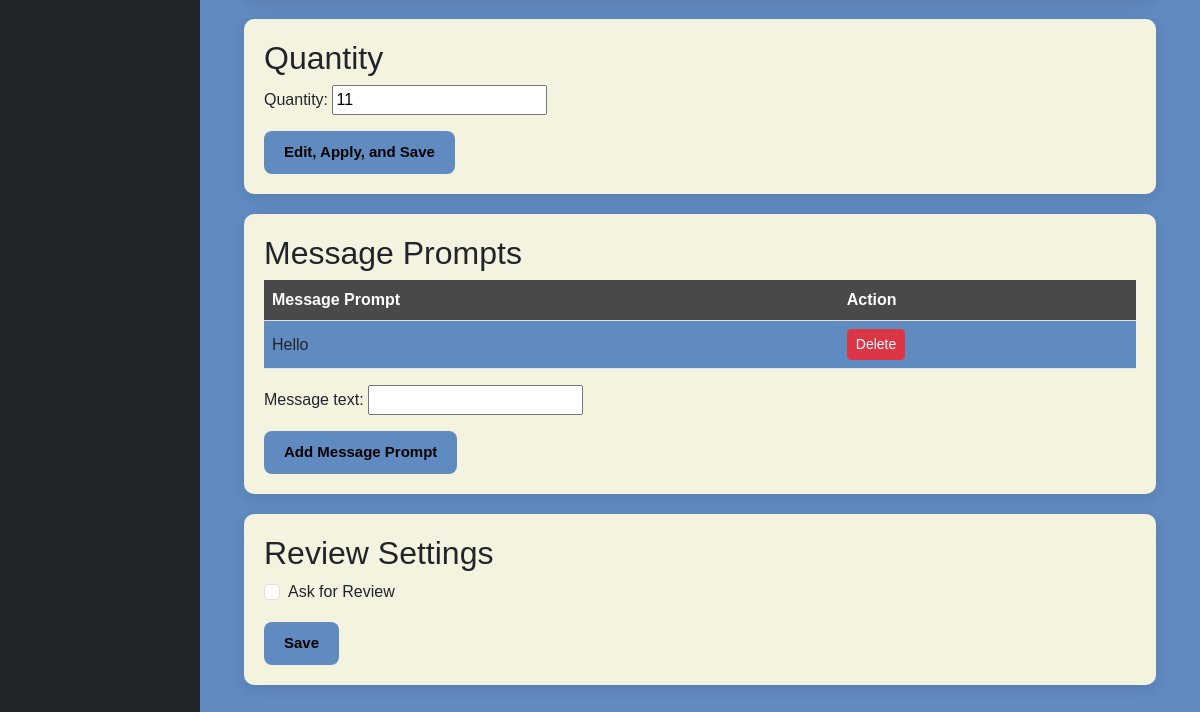
The page /setting/ (signed in, lower part) on the database as committed earlier.
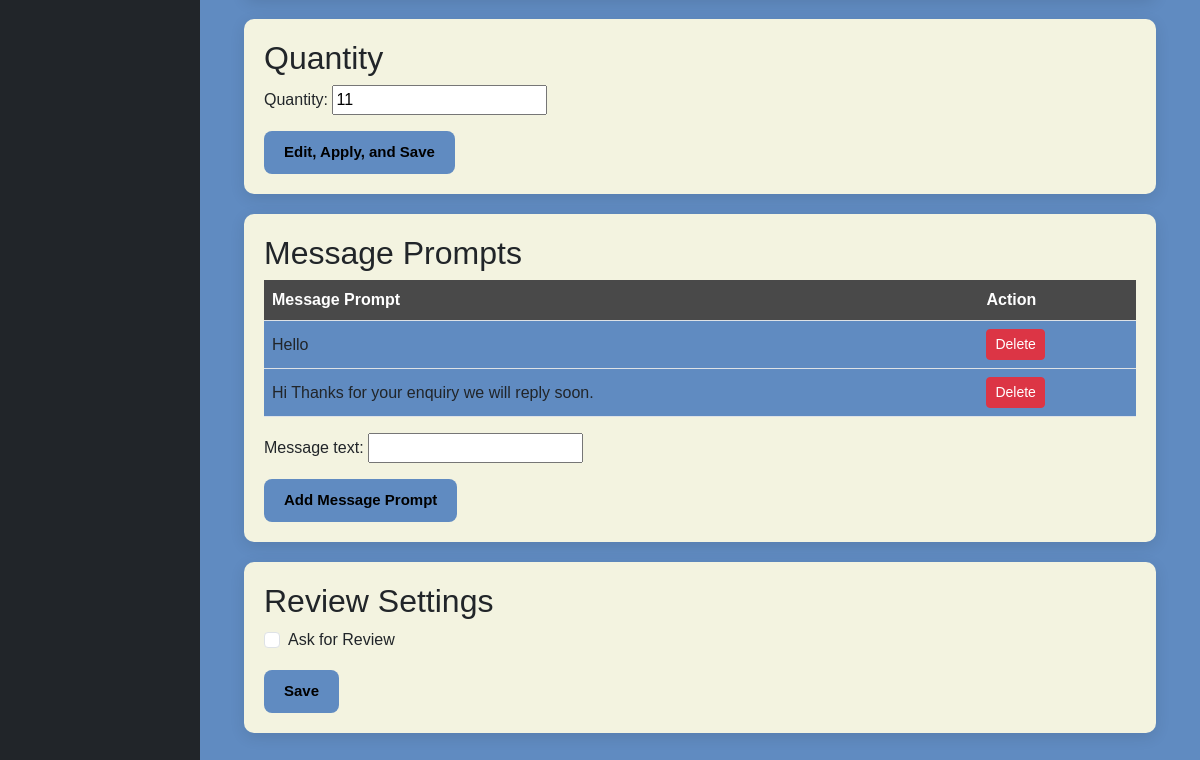
The same page on the database as committed later.
### accounts/models.py (models this page shows)
class MessagePrompt(models.Model):
    user = models.ForeignKey(User, on_delete=models.CASCADE)
    message_text = models.CharField(max_length=255)

### accounts/views.py (the view)
# urls.py: path('setting/', views.setting_view, name='setting'),
@login_required
def setting_view(request):
    try:
        indiamart_account = IndiaMartAccount.objects.get(user=request.user)
    except IndiaMartAccount.DoesNotExist:
        indiamart_account = None
    review_check, created = ReviewCheck.objects.get_or_create(user=request.user)
    schedules = ScheduleSettings.objects.filter(user=request.user)
    notifications = Notification.objects.filter(user=request.user).order_by('-timestamp')
    category_form = CategoryKeywordForm()
    rejected_form = RejectedKeywordForm()
    quantity_form = QuantityForm(instance=indiamart_account)
    message_prompts = MessagePrompt.objects.filter(user=request.user)
    message_prompt_form = MessagePromptForm()
    if request.method == 'POST':
        if indiamart_account:
            form = IndiaMartAccountForm(request.POST, instance=indiamart_account)
        else:
            form = IndiaMartAccountForm(request.POST)
        if form.is_valid():
            indiamart_account = form.save(commit=False)
            indiamart_account.user = request.user
            username = indiamart_account.indiamart_username
            password = indiamart_account.indiamart_password
            port_number = request.user.profile.port_number
            print((username, password, port_number))
            login_successful = login_to_indiamart(username, password, port_number)
            print('start')
            if login_successful:
                indiamart_account.save()
                return redirect('setting')
            else:
                return redirect('contact')
        if 'save_quantity' in request.POST:
            quantity_form = QuantityForm(request.POST, instance=indiamart_account)
            if quantity_form.is_valid():
                quantity_form.save()
                return redirect('setting')
        if 'add_category_keyword' in request.POST:
            category_form = CategoryKeywordForm(request.POST)
            if category_form.is_valid():
                new_keyword = category_form.save(commit=False)
                new_keyword.user = request.user
                new_keyword.save()
                return redirect('setting')
        if 'add_rejected_keyword' in request.POST:
            rejected_form = RejectedKeywordForm(request.POST)
            if rejected_form.is_valid():
                new_reject_keyword = rejected_form.save(commit=False)
                new_reject_keyword.user = request.user
                new_reject_keyword.save()
                return redirect('setting')
        if 'add_message_prompt' in request.POST:
            form = MessagePromptForm(request.POST)
            if form.is_valid():
                new_form = form.save(commit=False)
                new_form.user = request.user
                new_form.save()
                messages.success(request, "Message prompt added successfully.")
                return redirect('setting')
            else:
                messages.error(request, "Failed to add message prompt.")
        if 'review' in request.POST:
            review_check.ask_for_review = 'ask_for_review' in request.POST
            review_check.save()
            messages.success(request, "Review setting updated successfully.")
            return redirect('setting')
    else:
        form = IndiaMartAccountForm(instance=indiamart_account)
    context = {
        'form': form,
        'indiamart_account': indiamart_account,
        'schedules': schedules,
        'notifications': notifications,
        'quantity_form': quantity_form,
        'category_keywords': CategoryKeyword.objects.filter(user=request.user),
        'rejected_keywords': RejectedKeyword.objects.filter(user=request.user),
        'category_form': category_form,
        'rejected_form': rejected_form,
        'message_prompts': message_prompts,
        'message_prompt_form': message_prompt_form,
        'review_check': review_check  # Pass the ReviewCheck instance to the template
    }
    return render(request, 'setting.html', context)

### accounts/form.py
class IndiaMartAccountForm(forms.ModelForm):
    class Meta:
        model = IndiaMartAccount
        fields = ['indiamart_username', 'indiamart_password']
        widgets = {
            'indiamart_password': forms.PasswordInput(),  # Mask password input
        }
        labels = {
            'indiamart_username': 'IndiaMart Username',
            'indiamart_password': 'IndiaMart Password',
        }

class QuantityForm(forms.ModelForm):
    class Meta:
        model = IndiaMartAccount
        fields = ['quantity']

### accounts/templates/setting.html (shortened to what this page needs)
<!DOCTYPE html>
<html lang="en">
<head>
    <link href="https://cdn.jsdelivr.net/npm/bootstrap@5.3.0/dist/css/bootstrap.min.css" rel="stylesheet">
</head>
<body>
    <div class="container-fluid">
        <div class="row">
            <nav class="col-lg-2 d-none d-lg-block bg-dark sidebar">
            </nav>
            <main class="col-lg-10 ms-sm-auto px-md-4">
                <div class="content">
                    <div class="card-custom">
                        <h2>Quantity</h2>
                        <form method="POST" id="quantityForm">
                            <div class="mb-3">
                                {{ quantity_form.quantity.label_tag }}
                                {{ quantity_form.quantity }}
                            </div>
                            <button type="button" name="save_quantity" class="btn btn-primary-custom" data-bs-toggle="modal" data-bs-target="#passwordModal" onclick="setFormAction('save_quantity')">Edit, Apply, and Save</button>
                        </form>
                    </div>
                    <div class="card-custom">
                        <h2>Message Prompts</h2>
                        <div class="table-responsive">
                            <table class="table table-hover">
                                <thead>
                                    <tr>
                                        <th>Message Prompt</th>
                                        <th>Action</th>
                                    </tr>
                                </thead>
                                <tbody>
                                    {% for prompt in message_prompts %}
                                    <tr>
                                        <td>{{ prompt.message_text }}</td>
                                        <td>
                                            <a href="{% url 'delete_message_prompt' prompt.id %}" class="btn btn-danger btn-sm">Delete</a>
                                        </td>
                                    </tr>
                                    {% endfor %}
                                </tbody>
                            </table>
                        </div>
                        <form method="POST" id="messagePromptForm">
                            <div class="mb-3">
                                {{ message_prompt_form.message_text.label_tag }}
                                {{ message_prompt_form.message_text }}
                            </div>
                            <button type="submit" class="btn btn-primary-custom">Add Message Prompt</button>
                        </form>
                    </div>
                    <div class="card-custom">
                        <h2>Review Settings</h2>
                        <form method="POST">
                            <div class="form-check">
                                <input type="checkbox" class="form-check-input" id="askForReview" name="ask_for_review"
                                       {% if review_check.ask_for_review %}checked{% endif %}>
                                <label class="form-check-label" for="askForReview">Ask for Review</label>
                            </div>
                            <button type="submit" name="review" class="btn btn-primary-custom mt-3">Save</button>
                        </form>
                    </div>
                </div>
            </main>
        </div>
    </div>
</body>
</html>

Rows that differ between the two databases and show on the page:
added MessagePrompt: message_text "Hi Thanks for your enquiry we will reply soon."
